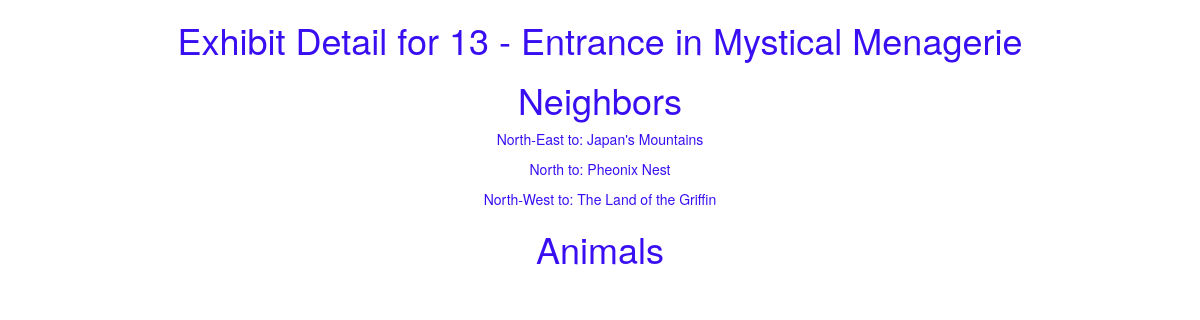
The app's page /zoo/exhibit/13, older data.
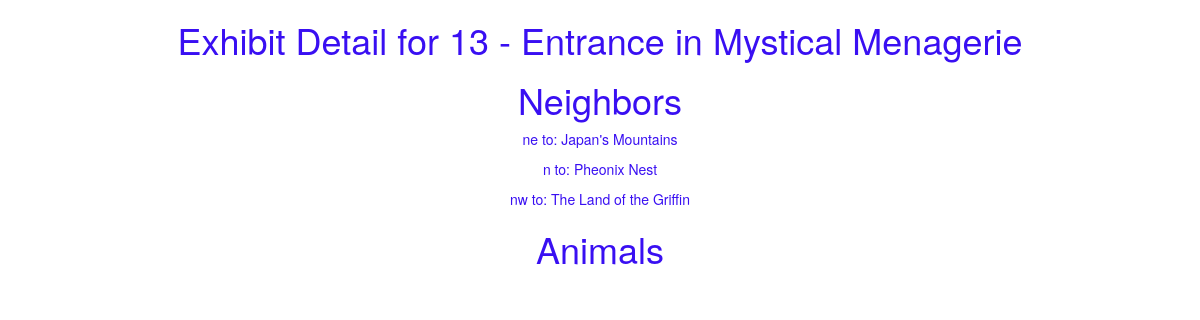
The same page, newer data.
### zoo/models.py (models this page shows, shortened)
class ExhibitNeighbor(models.Model):
	fromExhibit = models.ForeignKey('Exhibit', on_delete=models.SET_NULL, null=True, related_name='fromExhibit')
	toExhibit = models.ForeignKey('Exhibit', on_delete=models.SET_NULL, null=True, related_name='toExhibit')
	CARDINAL = (
	    ('n', 'North'),
	    ('s', 'South'),
	    ('e', 'East'),
	    ('w', 'West'),
	    ('nw', 'North West'),
	    ('ne', 'North East'),
	    ('sw', 'South West'),
	    ('se', 'South East'),
	)
	direction = models.CharField(max_length=2, choices=CARDINAL, help_text="Enter Direction", null=True, blank=True)

class Exhibit(models.Model):
	name = models.CharField(max_length=200, help_text="Enter Exhibit Name")
	zoo = models.ForeignKey('Zoo', on_delete=models.SET_NULL, null=True)

### zoo/views.py (the view)
# urls.py: path('exhibit/<int:pk>', views.ExhibitDetailView.as_view(), name='exhibitDetail'),
class ExhibitDetailView(generic.DetailView):
	model = Exhibit

### zoo/templates/zoo/exhibit_detail.html (shortened to what this page needs)
{% extends "base-generic.html" %}
{% block content %}
<h1>Exhibit Detail for {{ exhibit.id }} - {{ exhibit.name }} in {{ exhibit.zoo.name }}</h1>
<h1>Neighbors</h1>
{% for neighbor in exhibit.fromExhibit.all %}
  <p>{{ neighbor.direction }} to: {{ neighbor.toExhibit.name }}</p>
{% endfor %}
<h1>Animals</h1>
{% endblock %}

Row changes from the older to the newer data that the page shows:
changed ExhibitNeighbor "Japan's Mountains": direction "North-East" → "ne"
changed ExhibitNeighbor "Pheonix Nest": direction "North" → "n"
changed ExhibitNeighbor "The Land of the Griffin": direction "North-West" → "nw"
